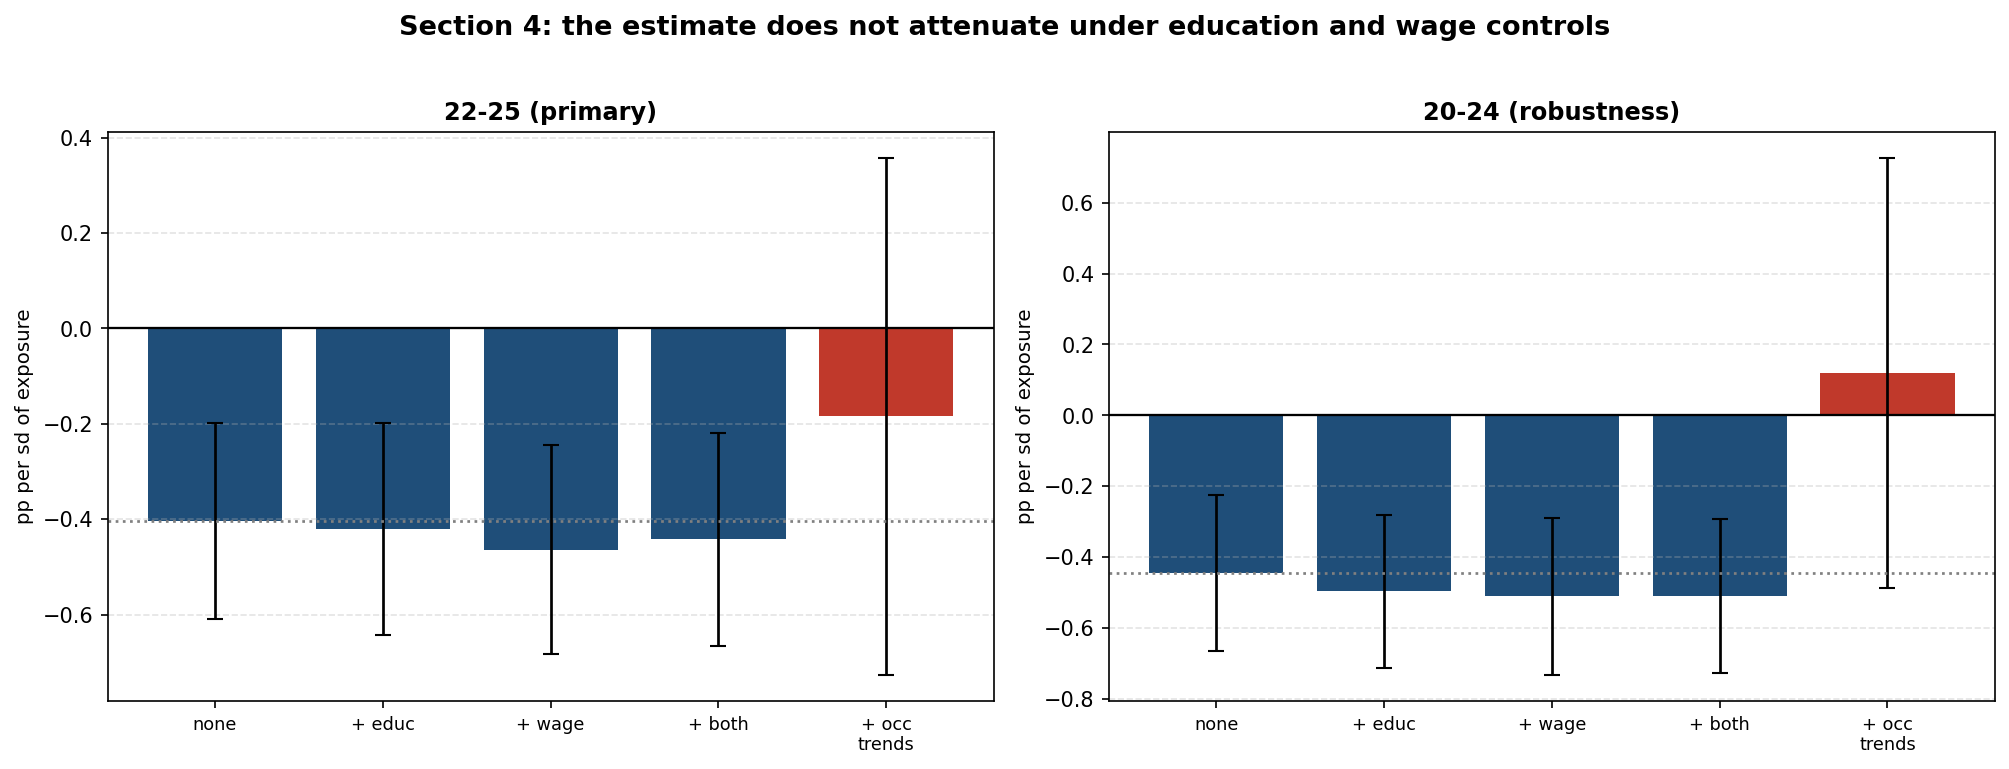

Write Python code to recreate this figure.
"""
section4_controls.py
Section 4 of PAPER.md: is the Section 3 estimate AI exposure, or is exposure
standing in for education, pay, or a trend that was already running?

WHY THIS SECTION IS THE PAPER'S STRONGEST CLAIM
Brynjolfsson, Chandar & Chen (2026) concede in their own abstract that their
patterns "attenuate when controlling for education, show some divergent trends
predating generative AI, and are more pronounced in the ADP analysis sample than
in national survey benchmarks." This project runs on a national survey benchmark
by construction, so the third concession does not apply. This script tests the
other two.

WHAT IS RUN
  1. COLLINEARITY      how much do exposure, Job Zone and wage actually overlap?
                       If they were near-identical the controls would be
                       uninformative either way.
  2. CONTROLS          Job Zone x post, log wage x post, both. Do the estimates
                       attenuate, as the published version does?
  3. OCCUPATION TRENDS the demanding version. Absorb an occupation-specific linear
                       trend, so identification comes only from deviations off each
                       occupation's own pre-existing path. This is the test the
                       20-24 band's pre-trend implies a referee will ask for.
  4. PLACEBO           2016-2019, fake post = 2018, controlled specification.
  5. BREAK DATE        2020 and 2022 steps in the same regression. Which survives?

Panel construction and the estimator live in entry_panel.py.
Writes section4_controls.png.
"""
import numpy as np, pandas as pd
from scipy import stats as sp
import matplotlib; matplotlib.use("Agg")
import matplotlib.pyplot as plt
from entry_panel import load, fe, z, post_x, stars, BANDS, BASE_YEAR, POST

D = load(require_controls=True)      # Section 4 needs Job Zone and an OEWS wage
CTRL = {"jobzone": "education (Job Zone)", "lwage": "log median wage"}

print("=" * 98)
print("SECTION 4  IS IT EXPOSURE, OR IS EXPOSURE A PROXY?")
print(f"occupations {D.occ.nunique()}, cells {len(D)}, {D.year.min()}-{D.year.max()}, post = {POST}")
print("=" * 98)

# ---- 1. collinearity -----------------------------------------------------------
print("\n1. COLLINEARITY  do the controls and the treatment measure the same thing?")
print("-" * 98)
occ1 = D.drop_duplicates("occ")
for a, b in [("rep_good", "jobzone"), ("rep_good", "lwage"), ("jobzone", "lwage"),
             ("en_raw", "jobzone"), ("en_raw", "lwage")]:
    r = np.corrcoef(occ1[a], occ1[b])[0, 1]
    print(f"   corr({a:<9}, {b:<8}) = {r:+.3f}")
X = np.column_stack([z(occ1[c].values) for c in ["jobzone", "lwage"]])
Xd = np.column_stack([np.ones(len(X)), X])
bb = np.linalg.lstsq(Xd, z(occ1.rep_good.values), rcond=None)[0]
fit = Xd @ bb; r2 = 1 - np.var(z(occ1.rep_good.values) - fit) / np.var(z(occ1.rep_good.values))
print(f"\n   R^2 of exposure on Job Zone + log wage: {r2:.3f}")
print(f"   -> {100*(1-r2):.0f}% of the variation in exposure is orthogonal to both controls.")

# ---- 2. controls ---------------------------------------------------------------
print("\n2. CONTROLS  does the estimate attenuate?")
print("-" * 98)
RES = {}
for ycol, ylab in BANDS:
    print(f"\n   --- {ylab} ---")
    print(f"   {'specification':<36}{'coef':>9}{'se':>9}{'t':>7}{'p':>9}")
    base = None
    for xs, lab in [(["rep_good"], "no controls"),
                    (["rep_good", "jobzone"], "+ education (Job Zone)"),
                    (["rep_good", "lwage"], "+ log median wage"),
                    (["rep_good", "jobzone", "lwage"], "+ BOTH")]:
        b, se, t, p, G, n = fe(D, ycol, post_x(D, xs))
        if base is None: base = b[0]
        print(f"   {lab:<36}{b[0]:>+9.4f}{se[0]:>9.4f}{t[0]:>7.2f}{p[0]:>9.4f} {stars(p[0])}")
        RES[(ycol, lab)] = (b[0], se[0], p[0])
    full = RES[(ycol, "+ BOTH")][0]
    print(f"   {'':<36}change with both controls: {100*(full-base)/abs(base):+.0f}%"
          f"  ({'strengthens' if abs(full) > abs(base) else 'attenuates'})")

# ---- 3. occupation-specific linear trends --------------------------------------
def fe_trend(d, ycol, xcols, post_from=POST):
    """Occupation FE + occupation-specific linear trend + year FE, by Frisch-Waugh:
    residualise every column on span{1, t} WITHIN occupation, then OLS on the
    residuals with explicit year dummies. Identification is deviations off each
    occupation's own trend."""
    yrs = np.sort(d.year.unique())
    Ydum = np.column_stack([(d.year.values == y).astype(float) for y in yrs[1:]])
    Xp = post_x(d, xcols, post_from)
    A = np.column_stack([Xp, Ydum, d[ycol].values.astype(float)])
    oc, ou = pd.factorize(d.occ.values)
    t = d.year.values.astype(float) - BASE_YEAR
    Rm = np.empty_like(A)
    for gi in range(len(ou)):                       # absorb {1, t} per occupation
        m = oc == gi
        Z = np.column_stack([np.ones(m.sum()), t[m]])
        Rm[m] = A[m] - Z @ np.linalg.lstsq(Z, A[m], rcond=None)[0]
    Xt, yt = Rm[:, :-1], Rm[:, -1]
    inv = np.linalg.pinv(Xt.T @ Xt); bcoef = inv @ (Xt.T @ yt)
    r = yt - Xt @ bcoef; meat = np.zeros((Xt.shape[1],) * 2)
    for gi in range(len(ou)):
        m = oc == gi
        s = Xt[m].T @ r[m]; meat += np.outer(s, s)
    G = len(ou); V = inv @ (meat * (G / max(G - 1, 1))) @ inv
    se = np.sqrt(np.maximum(np.diag(V), 0)); tt = bcoef / se
    return bcoef, se, tt, 2 * (1 - sp.norm.cdf(np.abs(tt))), G, len(d)

print("\n3. OCCUPATION-SPECIFIC LINEAR TRENDS  identification off each occupation's own path")
print("-" * 98)
print(f"\n   {'specification':<40}{'coef':>9}{'se':>9}{'t':>7}{'p':>9}")
TREND = {}
for ycol, ylab in BANDS:
    for xs, lab in [(["rep_good"], "no controls"), (["rep_good", "jobzone", "lwage"], "+ both controls")]:
        b, se, t, p, G, n = fe_trend(D, ycol, xs)
        TREND[(ycol, lab)] = (b[0], se[0], p[0])
        print(f"   {ylab + ', ' + lab:<40}{b[0]:>+9.4f}{se[0]:>9.4f}{t[0]:>7.2f}{p[0]:>9.4f} {stars(p[0])}")

# ---- 3b. pre-period trends, extrapolated ---------------------------------------
def fe_pretrend(d, ycol, xcols, fit_max=2022, drop_covid=False, post_from=POST):
    """Fit each occupation's linear trend on the PRE period only, extrapolate it
    through the post period, and test deviations from it.

    Fitting the trend on the full window absorbs any treatment that ramps, which
    is exactly the shape the Section 3 event study shows, so the full-window
    version below cannot distinguish a diffusion effect from a trend. Fitting on
    the pre period does not have that problem."""
    t = d.year.values.astype(float) - BASE_YEAR
    y = d[ycol].values.astype(float)
    oc, ou = pd.factorize(d.occ.values)
    fitmask = d.year.values <= fit_max
    if drop_covid: fitmask &= ~np.isin(d.year.values, (2020, 2021))
    resid = np.empty_like(y); ok = np.ones(len(ou), dtype=bool)
    for gi in range(len(ou)):
        m = oc == gi; f = m & fitmask
        if f.sum() < 4: ok[gi] = False; resid[m] = np.nan; continue
        Z = np.column_stack([np.ones(f.sum()), t[f]])
        bb = np.linalg.lstsq(Z, y[f], rcond=None)[0]
        resid[m] = y[m] - (bb[0] + bb[1] * t[m])
    dd = d.copy(); dd["_resid"] = resid
    dd = dd[np.isfinite(dd._resid)]
    return fe(dd, "_resid", post_x(dd, xcols, post_from))

print("\n3b. PRE-PERIOD TRENDS, EXTRAPOLATED  the version a ramping effect can pass")
print("-" * 98)
print(f"\n   {'specification':<52}{'coef':>9}{'se':>9}{'t':>7}{'p':>9}")
PRE = {}
for ycol, ylab in BANDS:
    for kw, lab in [(dict(), "trend fitted 2016-2022"),
                    (dict(drop_covid=True), "trend fitted 2016-2022 ex-COVID")]:
        b, se, t, p, G, n = fe_pretrend(D, ycol, ["rep_good"], **kw)
        PRE[(ycol, lab)] = (b[0], se[0], p[0])
        print(f"   {ylab + ', ' + lab:<52}{b[0]:>+9.4f}{se[0]:>9.4f}{t[0]:>7.2f}{p[0]:>9.4f} {stars(p[0])}")

# ---- 4. placebo ----------------------------------------------------------------
print("\n4. PRE-AI PLACEBO  2016-2019, fake post = 2018, controlled specification")
print("-" * 98)
PL = D[D.year <= 2019]
for ycol, ylab in BANDS:
    b, se, t, p, G, n = fe(PL, ycol, post_x(PL, ["rep_good", "jobzone", "lwage"], post_from=2018))
    names = ["exposure", "jobzone", "wage"]
    out = "   " + f"{ylab:<22}" + "  ".join(f"{nm} {b[i]:+.4f} (p {p[i]:.3f})" for i, nm in enumerate(names))
    print(out)

# ---- 5. break date -------------------------------------------------------------
print("\n5. BREAK DATE  2020 and 2022 steps in the same regression")
print("-" * 98)
print(f"\n   {'':<26}{'exposure x post2020':>24}{'exposure x post2022':>24}")
for ycol, ylab in BANDS:
    zx = z(D.rep_good.values)
    X = np.column_stack([zx * (D.year.values >= 2020), zx * (D.year.values >= 2023)])
    b, se, t, p, G, n = fe(D, ycol, X)
    print(f"   {ylab:<26}{b[0]:>+14.4f} ({p[0]:.3f}){b[1]:>+14.4f} ({p[1]:.3f})")
print("\n   A COVID-timed story predicts the 2020 term carries it. An AI-timed story")
print("   predicts the 2022 term does.")

# ---- chart ---------------------------------------------------------------------
fig, ax = plt.subplots(1, 2, figsize=(13.5, 5.0))
labs = ["no controls", "+ education (Job Zone)", "+ log median wage", "+ BOTH"]
short = ["none", "+ educ", "+ wage", "+ both"]
for k, (ycol, ylab) in enumerate(BANDS):
    v = [RES[(ycol, l)] for l in labs]
    bs = [x[0] for x in v]; es = [1.96 * x[1] for x in v]
    ax[k].bar(range(4), bs, yerr=es, color="#1f4e79", error_kw=dict(lw=1.3, capsize=4))
    tv = TREND[(ycol, "+ both controls")]
    ax[k].bar([4], [tv[0]], yerr=[1.96 * tv[1]], color="#c0392b", error_kw=dict(lw=1.3, capsize=4))
    ax[k].axhline(0, color="black", lw=1.1)
    ax[k].axhline(bs[0], color="gray", ls=":", lw=1.3)
    ax[k].set_xticks(range(5)); ax[k].set_xticklabels(short + ["+ occ\ntrends"], fontsize=8.5)
    ax[k].set_title(ylab, fontsize=11.5, fontweight="bold")
    ax[k].set_ylabel("pp per sd of exposure", fontsize=9.5)
    ax[k].grid(True, axis="y", ls="--", alpha=.35)
fig.suptitle("Section 4: the estimate does not attenuate under education and wage controls",
             fontsize=13, fontweight="bold", y=1.02)
plt.tight_layout(); plt.savefig("section4_controls.png", dpi=150, bbox_inches="tight")
print("\nChart saved: section4_controls.png")
